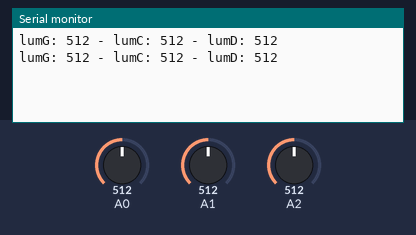
This sketch was run on a simulated Arduino Uno, built with avr-gcc and run on an emulated ATmega328P. Parts: the last lines printed to the serial monitor. Inputs (shaded band) come from the test bench; at power-on: A0 = 512, A1 = 512, A2 = 512.

Above: at 1.8 s.
1.9 s: A0 set to 716
At 2.8 s:
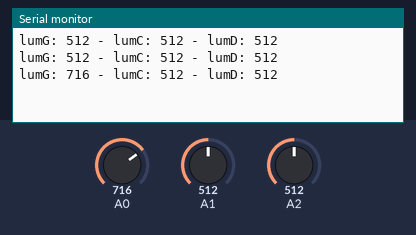
3.4 s: A1 set to 716
At 4.5 s:
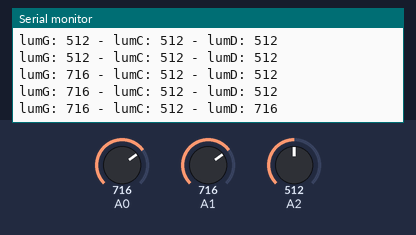
4.9 s: A2 set to 716
At 5.3 s:
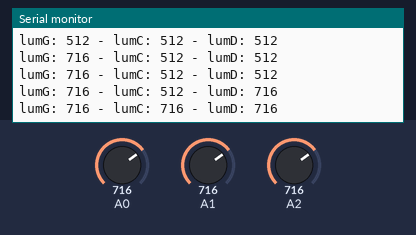
6.4 s: A0 set to 900
At 7.7 s:
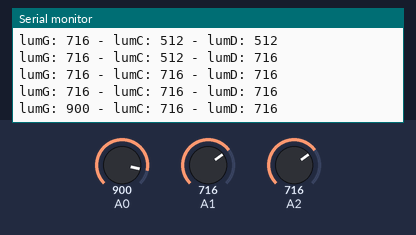
7.9 s: A1 set to 900
At 8.8 s:
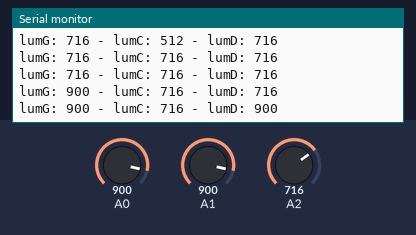
9.4 s: A2 set to 900
At 10.5 s:
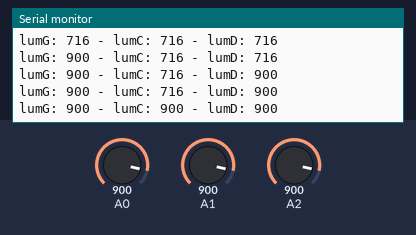
Timing chart, 0 to 11.9 s (numbered marks = the images above; inputs shaded):
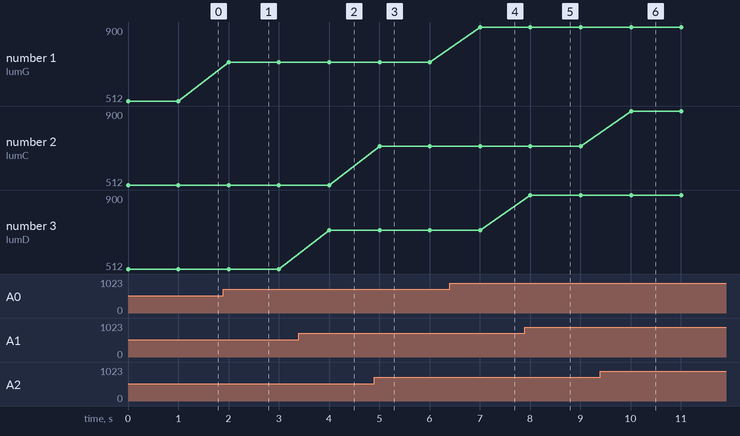

The sketch:

test_fct3.ino
```cpp
int lumG;
int lumC;
int lumD;

int lumHigh;
int lumLow;

void setup() {
  Serial.begin(9600);
}

void loop() {
  lumG = analogRead(A0);
  lumC = analogRead(A2);
  lumD = analogRead(A1);
  Serial.print("lumG: ");
  Serial.print(lumG);
  Serial.print(" - lumC: ");
  Serial.print(lumC);
  Serial.print(" - lumD: ");
  Serial.println(lumD);
  delay(1000);
}
```

Measured:
- after the input at 1.9 s, the serial monitor: prints a new line after 0.10 s (image 1)
- after the input at 3.4 s, the serial monitor: prints a new line after 0.60 s (image 2)
- after the input at 4.9 s, the serial monitor: prints a new line after 0.11 s (image 3)
- after the input at 6.4 s, the serial monitor: prints a new line after 0.61 s (image 4)
- after the input at 7.9 s, the serial monitor: prints a new line after 0.11 s (image 5)
- after the input at 9.4 s, the serial monitor: prints a new line after 0.61 s (image 6)
- plotted number 1: 512 → 716 after the input at 1.9 s, 716 → 900 after the input at 6.4 s
